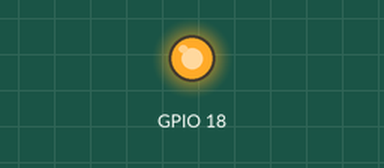
Recording of a program running on a simulated Raspberry Pi (BCM pin numbers). Shown: output pins drawn as LEDs (lit = HIGH). At 2.0 s the program stops and its outputs stay as they are.

Above: at 0.1 s.
At 1.1 s:
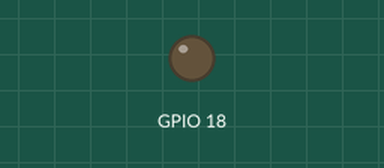
Timing chart, 0 to 2.6 s (numbered marks = the images above):
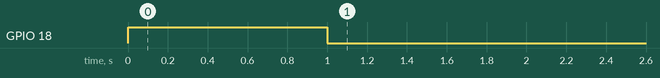

The program:

1parpadeo.py
```python
#!/usr/bin/python
# -*- encoding: utf-8 -*-

#Importar libreria GPIO
import RPi.GPIO as GPIO

#Definir modo de trabajo para la placa BCM
GPIO.setmode(GPIO.BCM)

#Desactivo Errores
GPIO.setwarnings(False)

#Importamos la libreria time
import time

#Importamos la libreria para comandos de la consola/shell
import os

#Creamos variable para pausar
sleep = time.sleep

#Definir GPIO como Salida
GPIO.setup(18, GPIO.OUT)

#Asigno valor alto para que tenga corriente la salida de 3,3v por GPIO
GPIO.output(18, GPIO.HIGH)

#Pausar 1 segundo
sleep(1)

#Detener salida
GPIO.output(18, GPIO.LOW)

#Pausar 1 segundo
sleep(1)

#Limpiar GPIO
GPIO.cleanup()
```

Measured:
- by itself, GPIO 18: LOW → HIGH at 0.00 s, → LOW 1.0 s later
